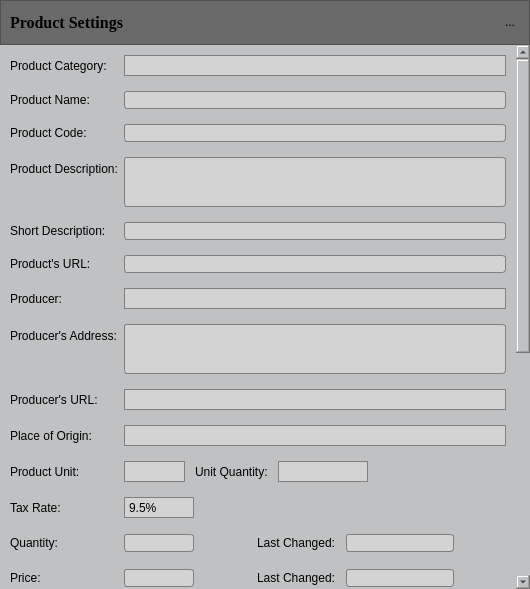
<?xml version="1.0" encoding="UTF-8"?>
<ui version="4.0">
 <class>ProductSettings</class>
 <widget class="QDialog" name="ProductSettings">
  <property name="windowModality">
   <enum>Qt::ApplicationModal</enum>
  </property>
  <property name="geometry">
   <rect>
    <x>0</x>
    <y>0</y>
    <width>530</width>
    <height>589</height>
   </rect>
  </property>
  <property name="sizePolicy">
   <sizepolicy hsizetype="Expanding" vsizetype="Expanding">
    <horstretch>0</horstretch>
    <verstretch>0</verstretch>
   </sizepolicy>
  </property>
  <property name="minimumSize">
   <size>
    <width>530</width>
    <height>0</height>
   </size>
  </property>
  <property name="maximumSize">
   <size>
    <width>530</width>
    <height>16777215</height>
   </size>
  </property>
  <property name="windowTitle">
   <string>Dialog</string>
  </property>
  <property name="styleSheet">
   <string notr="true">QWidget {
	background-color: rgb(191,193,194);
}

/*	Push button*/
QPushButton {
	min-height: 20px;
	border: 1px solid gray;
	border-radius: 3px;
	background-color: lightgray;
	selection-background-color: gray;
}

QPushButton:hover {
	background-color: gray;
	border-radius: 3px;
}

/*Combo box*/
QComboBox {
	min-height: 19px;
	background-color: lightgray;
	selection-background-color: gray;
	padding-left: 4px;
	border: 1px solid gray;
}

QComboBox:editable {
	min-height: 19px;
	background-color: lightgray;
	selection-background-color: gray;
	padding-left: 0px;
	border: 1px solid gray;	
}

QComboBox::down-arrow {
	image: url(C:/Projekti/arrow_down.png);
    width: 10px;
    height: 10px;
}

QComboBox::drop-down {
	border: 0px;
    subcontrol-position: top right;
    width: 15px;
}

QComboBox QAbstractItemView {
	border: 1px solid black;
	background-color: lightgray;
	selection-background-color: gray;
}


 QComboBox:hover {
	background-color: gray;
}


/*Line edit*/
QLineEdit,QTextEdit {
    border: 1px solid gray;
	border-radius: 3px;
    background-color: lightgray;
    selection-background-color: darkgray;
}

/*Tool button*/
QToolButton {
	max-width: 77px;
	max-height: 20px;
	border: 0px solid gray;
}
</string>
  </property>
  <layout class="QVBoxLayout" name="verticalLayout">
   <property name="spacing">
    <number>0</number>
   </property>
   <property name="leftMargin">
    <number>0</number>
   </property>
   <property name="topMargin">
    <number>0</number>
   </property>
   <property name="rightMargin">
    <number>0</number>
   </property>
   <property name="bottomMargin">
    <number>0</number>
   </property>
   <item>
    <widget class="QFrame" name="frame_2">
     <property name="sizePolicy">
      <sizepolicy hsizetype="Preferred" vsizetype="Fixed">
       <horstretch>0</horstretch>
       <verstretch>0</verstretch>
      </sizepolicy>
     </property>
     <property name="minimumSize">
      <size>
       <width>0</width>
       <height>45</height>
      </size>
     </property>
     <property name="styleSheet">
      <string notr="true">background-color:rgb(105,105,105)</string>
     </property>
     <property name="frameShape">
      <enum>QFrame::StyledPanel</enum>
     </property>
     <property name="frameShadow">
      <enum>QFrame::Raised</enum>
     </property>
     <layout class="QHBoxLayout" name="horizontalLayout">
      <item>
       <widget class="QLabel" name="label">
        <property name="font">
         <font>
          <family>Times New Roman</family>
          <pointsize>12</pointsize>
          <weight>75</weight>
          <bold>true</bold>
         </font>
        </property>
        <property name="text">
         <string>Product Settings</string>
        </property>
       </widget>
      </item>
      <item>
       <widget class="QToolButton" name="m_pToolButtonClose">
        <property name="styleSheet">
         <string notr="true">/*Tool button*/
QToolButton {
	max-width: 20px;
	max-height: 20px;
	border: 0px solid gray;
}
</string>
        </property>
        <property name="text">
         <string>...</string>
        </property>
        <property name="icon">
         <iconset>
          <normaloff>../../../../Resources/Icons/close-icon.png</normaloff>../../../../Resources/Icons/close-icon.png</iconset>
        </property>
       </widget>
      </item>
     </layout>
    </widget>
   </item>
   <item>
    <widget class="QScrollArea" name="scrollArea_2">
     <property name="frameShape">
      <enum>QFrame::NoFrame</enum>
     </property>
     <property name="widgetResizable">
      <bool>true</bool>
     </property>
     <widget class="QWidget" name="scrollAreaWidgetContents_2">
      <property name="geometry">
       <rect>
        <x>0</x>
        <y>-409</y>
        <width>513</width>
        <height>1080</height>
       </rect>
      </property>
      <layout class="QFormLayout" name="formLayout">
       <property name="fieldGrowthPolicy">
        <enum>QFormLayout::AllNonFixedFieldsGrow</enum>
       </property>
       <property name="horizontalSpacing">
        <number>6</number>
       </property>
       <property name="verticalSpacing">
        <number>15</number>
       </property>
       <property name="leftMargin">
        <number>10</number>
       </property>
       <property name="topMargin">
        <number>10</number>
       </property>
       <property name="rightMargin">
        <number>10</number>
       </property>
       <property name="bottomMargin">
        <number>10</number>
       </property>
       <item row="0" column="0">
        <widget class="QLabel" name="label_22">
         <property name="text">
          <string>Product Category:</string>
         </property>
        </widget>
       </item>
       <item row="0" column="1">
        <widget class="QComboBox" name="m_pComboBoxProductCategory">
         <property name="minimumSize">
          <size>
           <width>0</width>
           <height>21</height>
          </size>
         </property>
         <property name="editable">
          <bool>true</bool>
         </property>
        </widget>
       </item>
       <item row="1" column="0">
        <widget class="QLabel" name="label_23">
         <property name="text">
          <string>Product Name:</string>
         </property>
        </widget>
       </item>
       <item row="1" column="1">
        <widget class="QLineEdit" name="m_pLineEditProductName"/>
       </item>
       <item row="2" column="0">
        <widget class="QLabel" name="label_24">
         <property name="text">
          <string>Product Code:</string>
         </property>
        </widget>
       </item>
       <item row="2" column="1">
        <widget class="QLineEdit" name="m_pLineEditProductCode"/>
       </item>
       <item row="3" column="0">
        <widget class="QLabel" name="label_25">
         <property name="text">
          <string>Product Description:</string>
         </property>
        </widget>
       </item>
       <item row="3" column="1">
        <widget class="QTextEdit" name="m_pTextEditProductDescription">
         <property name="maximumSize">
          <size>
           <width>16777215</width>
           <height>50</height>
          </size>
         </property>
         <property name="tabStopWidth">
          <number>80</number>
         </property>
        </widget>
       </item>
       <item row="4" column="0">
        <widget class="QLabel" name="label_26">
         <property name="text">
          <string>Short Description:</string>
         </property>
        </widget>
       </item>
       <item row="4" column="1">
        <widget class="QLineEdit" name="m_pLineEditShortDescription"/>
       </item>
       <item row="5" column="0">
        <widget class="QLabel" name="label_27">
         <property name="text">
          <string>Product's URL:</string>
         </property>
        </widget>
       </item>
       <item row="5" column="1">
        <widget class="QLineEdit" name="m_pLineEditProductURL"/>
       </item>
       <item row="6" column="0">
        <widget class="QLabel" name="label_28">
         <property name="text">
          <string>Producer:</string>
         </property>
        </widget>
       </item>
       <item row="6" column="1">
        <widget class="QComboBox" name="m_pComboBoxProducer">
         <property name="minimumSize">
          <size>
           <width>0</width>
           <height>21</height>
          </size>
         </property>
         <property name="editable">
          <bool>true</bool>
         </property>
        </widget>
       </item>
       <item row="7" column="0">
        <widget class="QLabel" name="label_29">
         <property name="text">
          <string>Producer's Address:</string>
         </property>
         <property name="wordWrap">
          <bool>true</bool>
         </property>
        </widget>
       </item>
       <item row="7" column="1">
        <widget class="QTextEdit" name="m_pTextEditProducerAddress">
         <property name="maximumSize">
          <size>
           <width>16777215</width>
           <height>50</height>
          </size>
         </property>
        </widget>
       </item>
       <item row="8" column="0">
        <widget class="QLabel" name="label_6">
         <property name="text">
          <string>Producer's URL:</string>
         </property>
        </widget>
       </item>
       <item row="8" column="1">
        <widget class="QComboBox" name="m_pComboBoxProducerURL">
         <property name="minimumSize">
          <size>
           <width>0</width>
           <height>21</height>
          </size>
         </property>
         <property name="editable">
          <bool>true</bool>
         </property>
        </widget>
       </item>
       <item row="9" column="0">
        <widget class="QLabel" name="label_30">
         <property name="text">
          <string>Place of Origin:</string>
         </property>
        </widget>
       </item>
       <item row="9" column="1">
        <widget class="QComboBox" name="m_pComboBoxPlaceOfOrigin">
         <property name="minimumSize">
          <size>
           <width>0</width>
           <height>21</height>
          </size>
         </property>
         <property name="editable">
          <bool>true</bool>
         </property>
        </widget>
       </item>
       <item row="27" column="0" colspan="2">
        <layout class="QHBoxLayout" name="horizontalLayout_6">
         <property name="spacing">
          <number>10</number>
         </property>
         <property name="bottomMargin">
          <number>0</number>
         </property>
         <item>
          <widget class="QPushButton" name="m_pPushButtonSave">
           <property name="text">
            <string>Save</string>
           </property>
          </widget>
         </item>
         <item>
          <widget class="QPushButton" name="m_pPushButtonCancel">
           <property name="text">
            <string>Cancel</string>
           </property>
          </widget>
         </item>
        </layout>
       </item>
       <item row="24" column="0" colspan="2">
        <spacer name="verticalSpacer">
         <property name="orientation">
          <enum>Qt::Vertical</enum>
         </property>
         <property name="sizeHint" stdset="0">
          <size>
           <width>20</width>
           <height>40</height>
          </size>
         </property>
        </spacer>
       </item>
       <item row="12" column="0">
        <widget class="QLabel" name="label_33">
         <property name="text">
          <string>Quantity:</string>
         </property>
        </widget>
       </item>
       <item row="12" column="1">
        <layout class="QHBoxLayout" name="horizontalLayout_7" stretch="0,0,0,0,0">
         <property name="spacing">
          <number>10</number>
         </property>
         <item>
          <widget class="QLineEdit" name="m_pLineEditQuantity">
           <property name="minimumSize">
            <size>
             <width>70</width>
             <height>0</height>
            </size>
           </property>
           <property name="maximumSize">
            <size>
             <width>70</width>
             <height>16777215</height>
            </size>
           </property>
          </widget>
         </item>
         <item>
          <spacer name="horizontalSpacer_2">
           <property name="orientation">
            <enum>Qt::Horizontal</enum>
           </property>
           <property name="sizeHint" stdset="0">
            <size>
             <width>40</width>
             <height>20</height>
            </size>
           </property>
          </spacer>
         </item>
         <item>
          <widget class="QLabel" name="label_19">
           <property name="text">
            <string>Last Changed:</string>
           </property>
          </widget>
         </item>
         <item>
          <widget class="QLineEdit" name="m_pLineEditQuantLastChanged">
           <property name="minimumSize">
            <size>
             <width>70</width>
             <height>0</height>
            </size>
           </property>
          </widget>
         </item>
         <item>
          <spacer name="horizontalSpacer_6">
           <property name="orientation">
            <enum>Qt::Horizontal</enum>
           </property>
           <property name="sizeHint" stdset="0">
            <size>
             <width>40</width>
             <height>20</height>
            </size>
           </property>
          </spacer>
         </item>
        </layout>
       </item>
       <item row="13" column="0">
        <widget class="QLabel" name="label_34">
         <property name="text">
          <string>Price:</string>
         </property>
        </widget>
       </item>
       <item row="13" column="1">
        <layout class="QHBoxLayout" name="horizontalLayout_5">
         <property name="spacing">
          <number>10</number>
         </property>
         <item>
          <widget class="QLineEdit" name="m_pLineEditPrice">
           <property name="minimumSize">
            <size>
             <width>70</width>
             <height>0</height>
            </size>
           </property>
           <property name="maximumSize">
            <size>
             <width>70</width>
             <height>16777215</height>
            </size>
           </property>
          </widget>
         </item>
         <item>
          <spacer name="horizontalSpacer">
           <property name="orientation">
            <enum>Qt::Horizontal</enum>
           </property>
           <property name="sizeHint" stdset="0">
            <size>
             <width>40</width>
             <height>20</height>
            </size>
           </property>
          </spacer>
         </item>
         <item>
          <widget class="QLabel" name="label_17">
           <property name="text">
            <string>Last Changed:</string>
           </property>
          </widget>
         </item>
         <item>
          <widget class="QLineEdit" name="m_pLineEditPriceLastChanged">
           <property name="minimumSize">
            <size>
             <width>70</width>
             <height>0</height>
            </size>
           </property>
          </widget>
         </item>
         <item>
          <spacer name="horizontalSpacer_7">
           <property name="orientation">
            <enum>Qt::Horizontal</enum>
           </property>
           <property name="sizeHint" stdset="0">
            <size>
             <width>40</width>
             <height>20</height>
            </size>
           </property>
          </spacer>
         </item>
        </layout>
       </item>
       <item row="10" column="0">
        <widget class="QLabel" name="label_32">
         <property name="text">
          <string>Product Unit:</string>
         </property>
        </widget>
       </item>
       <item row="10" column="1">
        <widget class="QFrame" name="frame">
         <layout class="QHBoxLayout" name="horizontalLayout_8" stretch="0,0,5,4">
          <property name="spacing">
           <number>10</number>
          </property>
          <property name="leftMargin">
           <number>0</number>
          </property>
          <property name="topMargin">
           <number>0</number>
          </property>
          <property name="rightMargin">
           <number>0</number>
          </property>
          <property name="bottomMargin">
           <number>0</number>
          </property>
          <item>
           <widget class="QComboBox" name="m_pComboBoxProductUnit">
            <property name="minimumSize">
             <size>
              <width>0</width>
              <height>21</height>
             </size>
            </property>
            <property name="editable">
             <bool>true</bool>
            </property>
           </widget>
          </item>
          <item>
           <widget class="QLabel" name="label_20">
            <property name="sizePolicy">
             <sizepolicy hsizetype="Preferred" vsizetype="Preferred">
              <horstretch>0</horstretch>
              <verstretch>0</verstretch>
             </sizepolicy>
            </property>
            <property name="text">
             <string>Unit Quantity:</string>
            </property>
           </widget>
          </item>
          <item>
           <widget class="QComboBox" name="m_pComboBoxUnitQuantity">
            <property name="sizePolicy">
             <sizepolicy hsizetype="Expanding" vsizetype="Fixed">
              <horstretch>0</horstretch>
              <verstretch>0</verstretch>
             </sizepolicy>
            </property>
            <property name="minimumSize">
             <size>
              <width>50</width>
              <height>21</height>
             </size>
            </property>
            <property name="maximumSize">
             <size>
              <width>90</width>
              <height>16777215</height>
             </size>
            </property>
            <property name="editable">
             <bool>true</bool>
            </property>
           </widget>
          </item>
          <item>
           <spacer name="horizontalSpacer_3">
            <property name="orientation">
             <enum>Qt::Horizontal</enum>
            </property>
            <property name="sizeHint" stdset="0">
             <size>
              <width>40</width>
              <height>20</height>
             </size>
            </property>
           </spacer>
          </item>
         </layout>
        </widget>
       </item>
       <item row="11" column="0">
        <widget class="QLabel" name="label_35">
         <property name="text">
          <string>Tax Rate:</string>
         </property>
        </widget>
       </item>
       <item row="11" column="1">
        <widget class="QComboBox" name="m_pComboBoxTaxRate">
         <property name="maximumSize">
          <size>
           <width>70</width>
           <height>16777215</height>
          </size>
         </property>
         <item>
          <property name="text">
           <string>9.5%</string>
          </property>
         </item>
         <item>
          <property name="text">
           <string>22%</string>
          </property>
         </item>
        </widget>
       </item>
       <item row="14" column="0">
        <widget class="QLabel" name="label_31">
         <property name="text">
          <string>Image:</string>
         </property>
        </widget>
       </item>
       <item row="14" column="1">
        <layout class="QHBoxLayout" name="horizontalLayout_4" stretch="0,1">
         <property name="spacing">
          <number>15</number>
         </property>
         <property name="rightMargin">
          <number>0</number>
         </property>
         <item>
          <widget class="QLabel" name="m_pLabelTexture">
           <property name="minimumSize">
            <size>
             <width>50</width>
             <height>50</height>
            </size>
           </property>
           <property name="frameShape">
            <enum>QFrame::StyledPanel</enum>
           </property>
           <property name="text">
            <string/>
           </property>
          </widget>
         </item>
         <item>
          <layout class="QFormLayout" name="formLayout_2">
           <property name="fieldGrowthPolicy">
            <enum>QFormLayout::AllNonFixedFieldsGrow</enum>
           </property>
           <property name="horizontalSpacing">
            <number>10</number>
           </property>
           <property name="rightMargin">
            <number>0</number>
           </property>
           <item row="0" column="0">
            <widget class="QLabel" name="label_10">
             <property name="text">
              <string>Select:</string>
             </property>
            </widget>
           </item>
           <item row="0" column="1">
            <widget class="QComboBox" name="m_pComboBoxImageSelect">
             <property name="sizePolicy">
              <sizepolicy hsizetype="Expanding" vsizetype="Fixed">
               <horstretch>0</horstretch>
               <verstretch>0</verstretch>
              </sizepolicy>
             </property>
             <property name="minimumSize">
              <size>
               <width>0</width>
               <height>21</height>
              </size>
             </property>
             <property name="editable">
              <bool>true</bool>
             </property>
            </widget>
           </item>
           <item row="1" column="0">
            <widget class="QLabel" name="label_11">
             <property name="text">
              <string>Add New:</string>
             </property>
            </widget>
           </item>
           <item row="1" column="1">
            <widget class="QToolButton" name="m_pToolButtonSetTexture">
             <property name="minimumSize">
              <size>
               <width>20</width>
               <height>20</height>
              </size>
             </property>
             <property name="maximumSize">
              <size>
               <width>79</width>
               <height>22</height>
              </size>
             </property>
             <property name="font">
              <font>
               <kerning>true</kerning>
              </font>
             </property>
             <property name="focusPolicy">
              <enum>Qt::TabFocus</enum>
             </property>
             <property name="styleSheet">
              <string notr="true">/*Tool button*/
QToolButton {
	max-width: 77px;
	max-height: 20px;
	border: 1px solid gray;
}

QToolButton:hover {
	background-color: gray;
	border-radius: 1px;
}
</string>
             </property>
             <property name="text">
              <string>Select File ...</string>
             </property>
            </widget>
           </item>
          </layout>
         </item>
        </layout>
       </item>
       <item row="15" column="0">
        <widget class="QLabel" name="label_2">
         <property name="text">
          <string>Frame:</string>
         </property>
        </widget>
       </item>
       <item row="15" column="1">
        <layout class="QHBoxLayout" name="horizontalLayout_3" stretch="0,0">
         <property name="spacing">
          <number>2</number>
         </property>
         <item>
          <widget class="QComboBox" name="m_pComboBoxFrame">
           <property name="minimumSize">
            <size>
             <width>150</width>
             <height>21</height>
            </size>
           </property>
           <property name="acceptDrops">
            <bool>false</bool>
           </property>
           <property name="accessibleName">
            <string/>
           </property>
           <property name="styleSheet">
            <string notr="true">QComboBox {
	min-height: 19px;
	background-color: lightgray;
	selection-background-color: gray;
	padding-left: 4px;
	border: 1px solid gray;
}

QComboBox:editable {
	min-height: 19px;
	background-color: lightgray;
	selection-background-color: gray;
	padding-left: 0px;
	border: 1px solid gray;	
}

QComboBox::down-arrow {
	image: url(C:/Projekti/arrow_down.png);
    width: 10px;
    height: 10px;
}

QComboBox::drop-down {
	border: 0px;
    subcontrol-position: top right;
    width: 15px;
}

QComboBox QAbstractItemView {
	border: 1px solid black;
	background-color: lightgray;
	selection-background-color: gray;
}


 QComboBox:hover {
	background-color: gray;
}
</string>
           </property>
           <property name="editable">
            <bool>false</bool>
           </property>
           <property name="currentText">
            <string>Plate3D</string>
           </property>
           <item>
            <property name="text">
             <string>Plate3D</string>
            </property>
           </item>
           <item>
            <property name="text">
             <string>Prism</string>
            </property>
           </item>
           <item>
            <property name="text">
             <string>Sphere</string>
            </property>
           </item>
          </widget>
         </item>
         <item>
          <spacer name="horizontalSpacer_4">
           <property name="orientation">
            <enum>Qt::Horizontal</enum>
           </property>
           <property name="sizeHint" stdset="0">
            <size>
             <width>40</width>
             <height>20</height>
            </size>
           </property>
          </spacer>
         </item>
        </layout>
       </item>
       <item row="17" column="0">
        <widget class="QLabel" name="label_7">
         <property name="text">
          <string>Preview:</string>
         </property>
        </widget>
       </item>
       <item row="17" column="1">
        <layout class="QHBoxLayout" name="horizontalLayout_2">
         <item>
          <widget class="VR::OSGQT_Widget" name="m_pOSGQT_Widget" native="true">
           <property name="minimumSize">
            <size>
             <width>150</width>
             <height>150</height>
            </size>
           </property>
          </widget>
         </item>
         <item>
          <spacer name="horizontalSpacer_5">
           <property name="orientation">
            <enum>Qt::Horizontal</enum>
           </property>
           <property name="sizeHint" stdset="0">
            <size>
             <width>40</width>
             <height>20</height>
            </size>
           </property>
          </spacer>
         </item>
        </layout>
       </item>
       <item row="16" column="0">
        <widget class="QLabel" name="label_3">
         <property name="text">
          <string>Size:</string>
         </property>
        </widget>
       </item>
       <item row="16" column="1">
        <layout class="QHBoxLayout" name="horizontalLayout_9">
         <item>
          <widget class="QLabel" name="label_4">
           <property name="maximumSize">
            <size>
             <width>20</width>
             <height>16777215</height>
            </size>
           </property>
           <property name="text">
            <string>X:</string>
           </property>
          </widget>
         </item>
         <item>
          <widget class="QDoubleSpinBox" name="m_pDoubleSpinBoxSizeX">
           <property name="singleStep">
            <double>0.010000000000000</double>
           </property>
           <property name="value">
            <double>1.000000000000000</double>
           </property>
          </widget>
         </item>
         <item>
          <widget class="QLabel" name="label_5">
           <property name="maximumSize">
            <size>
             <width>20</width>
             <height>16777215</height>
            </size>
           </property>
           <property name="text">
            <string>Y:</string>
           </property>
          </widget>
         </item>
         <item>
          <widget class="QDoubleSpinBox" name="m_pDoubleSpinBoxSizeY">
           <property name="singleStep">
            <double>0.010000000000000</double>
           </property>
           <property name="value">
            <double>0.010000000000000</double>
           </property>
          </widget>
         </item>
         <item>
          <widget class="QLabel" name="label_8">
           <property name="maximumSize">
            <size>
             <width>20</width>
             <height>16777215</height>
            </size>
           </property>
           <property name="text">
            <string>Z:</string>
           </property>
          </widget>
         </item>
         <item>
          <widget class="QDoubleSpinBox" name="m_pDoubleSpinBoxSizeZ">
           <property name="singleStep">
            <double>0.010000000000000</double>
           </property>
           <property name="value">
            <double>1.000000000000000</double>
           </property>
          </widget>
         </item>
        </layout>
       </item>
      </layout>
     </widget>
    </widget>
   </item>
  </layout>
 </widget>
 <customwidgets>
  <customwidget>
   <class>VR::OSGQT_Widget</class>
   <extends>QWidget</extends>
   <header location="global">VROSGQT_Widget.h</header>
   <container>1</container>
  </customwidget>
 </customwidgets>
 <resources/>
 <connections/>
</ui>
